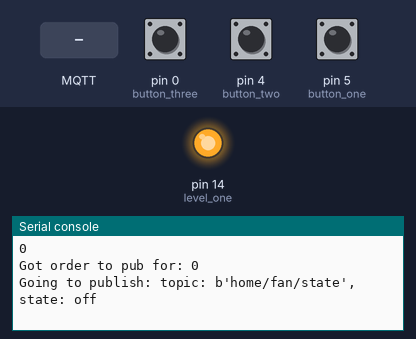
The program below on a simulated MicroPython board. Parts: output pins drawn as LEDs (lit = HIGH), the last lines printed to the serial console. Inputs (shaded band) come from the test bench; at power-on: pin 0 (button_three) HIGH, pin 4 (button_two) HIGH, pin 5 (button_one) HIGH. WiFi joins after 1.5 s; files the program writes start out absent; no MQTT or app messages arrive unless stated; files that are not in the repository are absent.

Above: at 3.3 s.
3.4 s: pin 0 (button_three) pulled LOW for 0.15 s
At 3.47 s:
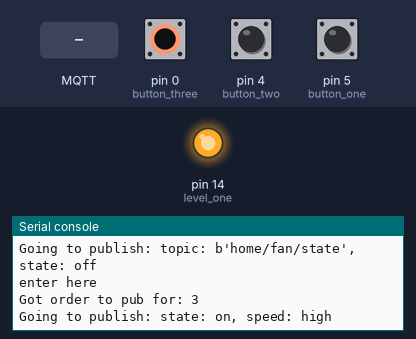
5.0 s: pin 4 (button_two) pulled LOW for 0.15 s
At 5.08 s:
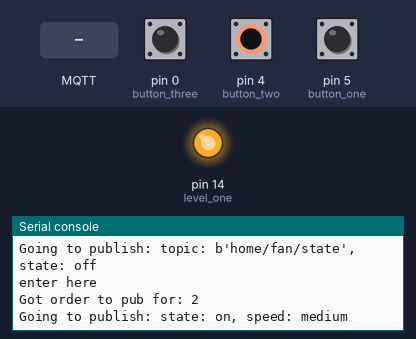
6.6 s: pin 5 (button_one) pulled LOW for 0.15 s
At 6.7 s:
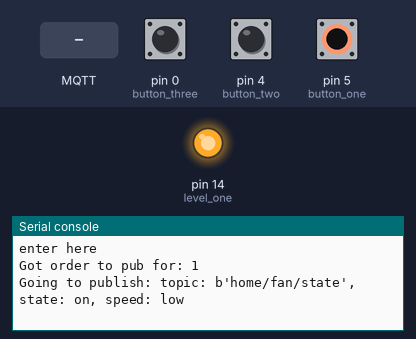
8.2 s: MQTT message "home/fan/set" arrives on the first subscribed topic
At 9.4 s:
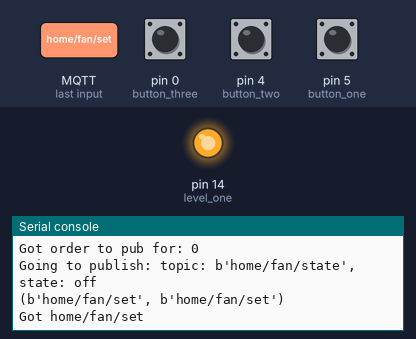
9.7 s: MQTT message "off" arrives on the first subscribed topic
At 10.9 s:
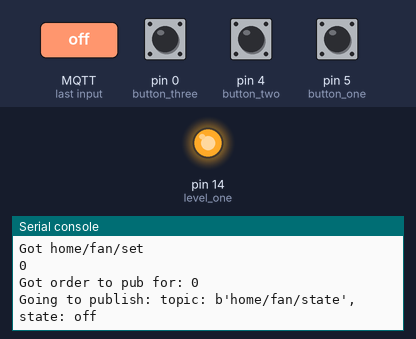
11.2 s: MQTT message "on" arrives on the first subscribed topic
At 12.4 s:
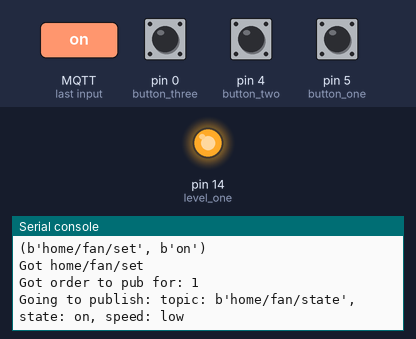
Timing chart, 0 to 13.7 s (numbered marks = the images above; inputs shaded):
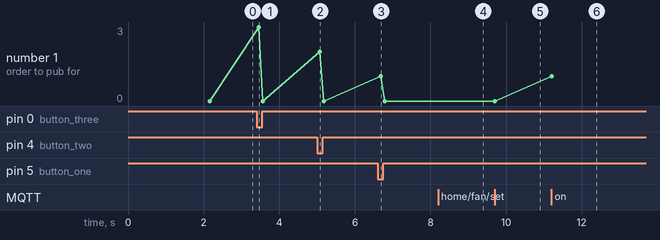

Measured:
- after the input at 3.4 s, the serial console: prints a new line after 0.06 s (image 1)
- after the input at 5.0 s, the serial console: prints a new line after 0.07 s (image 2)
- after the input at 6.6 s, the serial console: prints a new line after 0.09 s (image 3)
- after the input at 8.2 s, the serial console: prints a new line after 0.10 s (image 4)
- after the input at 9.7 s, the serial console: prints a new line at once (image 5)
- after the input at 11.2 s, the serial console: prints a new line at once (image 6)
- plotted number 1: 0 → 1 after the input at 11.2 s

The program:

main.py
```python
import os
import time
import network
import machine
from umqtt.simple import MQTTClient
from machine import Pin


def connect_to_home_wifi():
    print("Connecting to WiFi")
    sta_if.active(True)
    time.sleep(1)
    sta_if.connect('<WIFI_SSID>', '<WIFI_PASS>')
    time.sleep(1)
    print(sta_if.ifconfig())


def load_config():
    import ujson as json
    try:
        with open("/config.json") as f:
            config = json.loads(f.read())
    except (OSError, ValueError):
        print("Couldn't load /config.json")
        save_config()
    else:
        CONFIG.update(config)
        print("Loaded config from /config.json")


def save_config():
    import ujson as json
    try:
        with open("/config.json", "w") as f:
            f.write(json.dumps(CONFIG))
    except OSError:
        print("Couldn't save /config.json")


def connect_to_mqtt():
    print("Connecting to MQTT broker")
    client = MQTTClient(CONFIG['client_id'], CONFIG['broker'], user=CONFIG['username'], password=CONFIG['password'])
    try:
        client.connect()
        print("Connected to {}".format(CONFIG['broker']))
        return client
    except:
        print("Failed to connect to MQTT, retrying...")
        return None


def sub_cb(topic, msg):
    print((topic, msg))

    if topic == b'home/fan/set':
        print('Got home/fan/set')
        if msg == b"off":
            turn_on(0)
        elif msg == b"on":
            turn_on(1)

    elif topic == b'home/fan/speed/set':
        print('Got home/fan/speed/set')
        if msg == b"low":
            turn_on(1)
        elif msg == b"medium":
            turn_on(2)
        elif msg == b"high":
            turn_on(3)


def publish_msg(msg):
    print("Got order to pub for: {}".format(msg))
    # return
    try:
        if msg == 1:
            state_msg = 'on'
            speed_msg = 'low'
            print('Going to publish: topic: {}, state: {}, speed: {}'.format(CONFIG['state_topic'], state_msg, speed_msg))
            c.publish(CONFIG['state_topic'], bytes(str(state_msg), 'utf-8'))
            c.publish(CONFIG['speed_topic'], bytes(str(speed_msg), 'utf-8'))
        elif msg == 2:
            state_msg = 'on'
            speed_msg = 'medium'
            print('Going to publish: state: {}, speed: {}'.format(state_msg, speed_msg))
            c.publish(CONFIG['state_topic'], bytes(str(state_msg), 'utf-8'))
            c.publish(CONFIG['speed_topic'], bytes(str(speed_msg), 'utf-8'))
        elif msg == 3:
            state_msg = 'on'
            speed_msg = 'high'
            print('Going to publish: state: {}, speed: {}'.format(state_msg, speed_msg))
            c.publish(CONFIG['state_topic'], bytes(str(state_msg), 'utf-8'))
            c.publish(CONFIG['speed_topic'], bytes(str(speed_msg), 'utf-8'))
        elif msg == 0:
            state_msg = 'off'
            print('Going to publish: topic: {}, state: {}'.format(CONFIG['state_topic'], state_msg))
            c.publish(CONFIG['state_topic'], bytes(str(state_msg), 'utf-8'))


    except Exception as e:
        print("Failed to publish: {}".format(CONFIG['state_topic']))
        print(e)


def turn_off(fan_speed):
    fan_speed(1)


def turn_on(fan_speed):

    turn_off(level_one)
    turn_off(level_two)
    turn_off(level_three)

    if fan_speed == 1:
        level_one(0)

    elif fan_speed == 2:
        level_two(0)

    elif fan_speed == 3:
        level_three(0)

    elif fan_speed == 0:
        print('0')

    publish_msg(fan_speed)


def main():

    global btn_state, fan_state, c

    c = connect_to_mqtt()
    while not c:
        time.sleep(2)
        c = connect_to_mqtt()

    c.set_callback(sub_cb)

    c.subscribe(CONFIG['cmd_topic'])
    c.subscribe(CONFIG['speed_cmd_topic'])
    print("Connected to %s, subscribed to %s topic" % (CONFIG['broker'], CONFIG['cmd_topic']))
    print("Connected to %s, subscribed to %s topic" % (CONFIG['broker'], CONFIG['speed_cmd_topic']))
    turn_on(0)
    try:
        while True:

            time.sleep(0.1)

            cur_btn = 0

            if not button_one.value():
                cur_btn = 1
            elif not button_two.value():
                cur_btn = 2
            elif not button_three.value():
                cur_btn = 3
            else:
                cur_btn = 0

            if cur_btn != btn_state:
                print('enter here')
                btn_state = cur_btn
                turn_on(cur_btn)

            c.check_msg()

    finally:
        c.disconnect()


CONFIG = {
"broker": b"<MQTT_SERVER>",
"username": b"<MQTT_USER>",
"password": b"<MQTT_PASSWORD>",
"client_id": b"wififan",
"cmd_topic": b"home/fan/set",
"state_topic": b"home/fan/state",
"speed_topic": b"home/fan/speed/state",
"speed_cmd_topic": b"home/fan/speed/set"
}


sta_if = network.WLAN(network.STA_IF)

#pin 14 = D5
level_one = Pin(14, Pin.OPEN_DRAIN)
level_one(1)
#pin 12 = D6
level_two = Pin(12, Pin.OPEN_DRAIN)
level_two(1)
#pin 13 = D7
level_three = Pin(13, Pin.OPEN_DRAIN)
level_three(1)
# pin 5 - D1
button_one = Pin(5, Pin.IN, Pin.PULL_UP)
# pin 4 - D2
button_two = Pin(4, Pin.IN, Pin.PULL_UP)
# pin 0 - D3
button_three = Pin(0, Pin.IN, Pin.PULL_UP)

client = None
state = 0

btn_state = 0
fan_state = 0

if __name__ == '__main__':
    load_config()
    connect_to_home_wifi()
    main()
```
